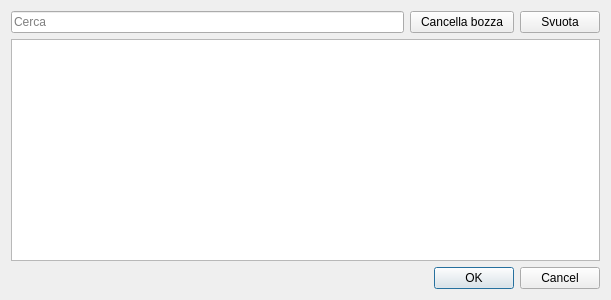
<?xml version="1.0" encoding="UTF-8"?>
<ui version="4.0">
 <class>DialogBozze</class>
 <widget class="QDialog" name="DialogBozze">
  <property name="geometry">
   <rect>
    <x>0</x>
    <y>0</y>
    <width>611</width>
    <height>300</height>
   </rect>
  </property>
  <property name="sizePolicy">
   <sizepolicy hsizetype="Ignored" vsizetype="Expanding">
    <horstretch>0</horstretch>
    <verstretch>0</verstretch>
   </sizepolicy>
  </property>
  <property name="windowTitle">
   <string>Bozze Acquisti</string>
  </property>
  <property name="windowIcon">
   <iconset resource="../icons/icons.qrc">
    <normaloff>:/icons/logo_kingdom_cards.png</normaloff>:/icons/logo_kingdom_cards.png</iconset>
  </property>
  <layout class="QGridLayout" name="gridLayout">
   <item row="0" column="1">
    <widget class="QPushButton" name="buttonCancellaBozza">
     <property name="enabled">
      <bool>true</bool>
     </property>
     <property name="text">
      <string>  Cancella bozza  </string>
     </property>
     <property name="icon">
      <iconset resource="../icons/icons.qrc">
       <normaloff>:/icons/trash-2.svg</normaloff>:/icons/trash-2.svg</iconset>
     </property>
    </widget>
   </item>
   <item row="0" column="0">
    <widget class="QLineEdit" name="lineEditSearchBozzeAcquisti">
     <property name="text">
      <string/>
     </property>
     <property name="placeholderText">
      <string>Cerca</string>
     </property>
    </widget>
   </item>
   <item row="0" column="2">
    <widget class="QPushButton" name="buttonSvuotaBozze">
     <property name="text">
      <string>Svuota</string>
     </property>
    </widget>
   </item>
   <item row="1" column="0" colspan="3">
    <widget class="QTableView" name="tableViewBozzeAcquisti">
     <property name="sizePolicy">
      <sizepolicy hsizetype="Expanding" vsizetype="Preferred">
       <horstretch>0</horstretch>
       <verstretch>0</verstretch>
      </sizepolicy>
     </property>
     <property name="editTriggers">
      <set>QAbstractItemView::NoEditTriggers</set>
     </property>
     <property name="selectionMode">
      <enum>QAbstractItemView::SingleSelection</enum>
     </property>
     <property name="selectionBehavior">
      <enum>QAbstractItemView::SelectRows</enum>
     </property>
    </widget>
   </item>
   <item row="2" column="0" colspan="3">
    <widget class="QDialogButtonBox" name="buttonBox">
     <property name="orientation">
      <enum>Qt::Horizontal</enum>
     </property>
     <property name="standardButtons">
      <set>QDialogButtonBox::Cancel|QDialogButtonBox::Ok</set>
     </property>
     <property name="centerButtons">
      <bool>false</bool>
     </property>
    </widget>
   </item>
  </layout>
 </widget>
 <resources>
  <include location="../icons/icons.qrc"/>
 </resources>
 <connections>
  <connection>
   <sender>buttonBox</sender>
   <signal>accepted()</signal>
   <receiver>DialogBozze</receiver>
   <slot>accept()</slot>
   <hints>
    <hint type="sourcelabel">
     <x>248</x>
     <y>254</y>
    </hint>
    <hint type="destinationlabel">
     <x>157</x>
     <y>274</y>
    </hint>
   </hints>
  </connection>
  <connection>
   <sender>buttonBox</sender>
   <signal>rejected()</signal>
   <receiver>DialogBozze</receiver>
   <slot>reject()</slot>
   <hints>
    <hint type="sourcelabel">
     <x>316</x>
     <y>260</y>
    </hint>
    <hint type="destinationlabel">
     <x>286</x>
     <y>274</y>
    </hint>
   </hints>
  </connection>
 </connections>
</ui>
